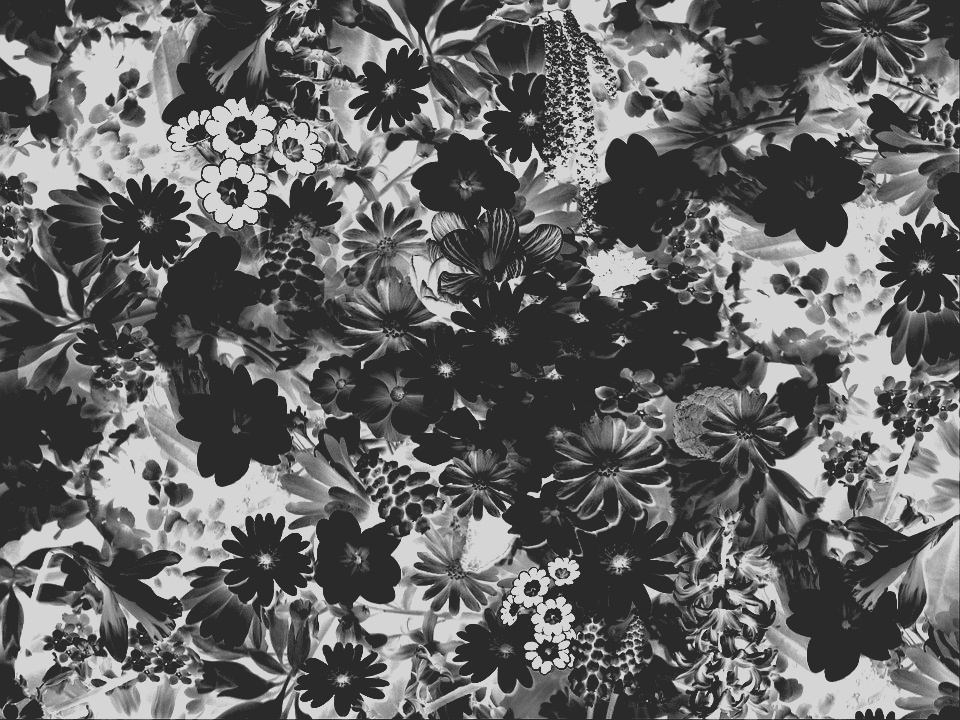
#> input picture Assignment1/enhancement/flower.jpg, 960 x 720 px, found by its file name
$ python Enhancement.py
#> lines starting #> are read from the running program, lines starting #| are printed output that depends on the picture
import cv2
import matplotlib.pyplot as plt
import os

# Function to apply enhancement to the image and save it
def apply_enhancement_and_save(input_folder, image_filename, output_folder):
    # Load the image
#> called with input_folder = 'images', image_filename = 'flower.jpg', output_folder = 'enhancement'
    image = cv2.imread(os.path.join(input_folder, image_filename))
#> image is the input picture: shape (720, 960, 3); min 32, max 223, mean 100.6

    # Convert the image to grayscale
    grayscale_img = cv2.cvtColor(image, cv2.COLOR_BGR2GRAY)

    L = 256

    # Enhance the image
    for i in range(len(grayscale_img)):
        for j in range(len(grayscale_img[0])):
            if grayscale_img[i][j] <= L / 3:
                grayscale_img[i][j] = 5 * L / 6
            elif grayscale_img[i][j] <= 2 * L / 3:
                grayscale_img[i][j] = (-2 * grayscale_img[i][j]) + 384
            else:
                grayscale_img[i][j] = L / 6
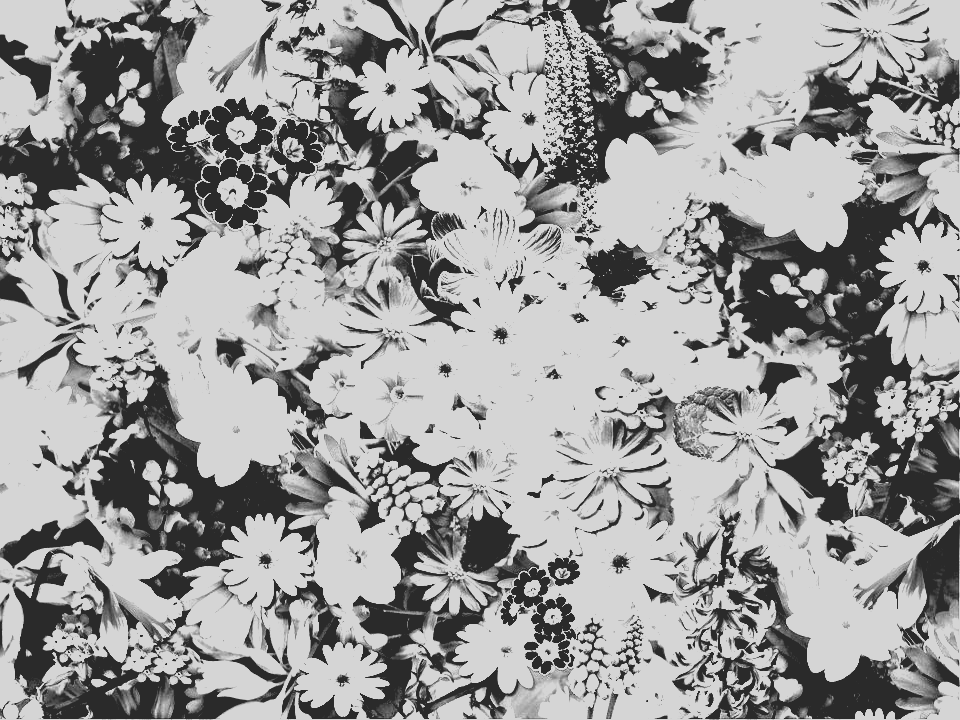
#> grayscale_img: shape (720, 960); min 42, max 213, mean 157

    # Generate the output path
    output_path = os.path.join(output_folder, image_filename)

    # Save the enhanced image
    cv2.imwrite(output_path, grayscale_img)

    return grayscale_img

# Define the input and output folders
input_folder = 'images'
output_folder = 'enhancement'

# Create the output folder if it doesn't exist
os.makedirs(output_folder, exist_ok=True)

# List of image filenames to process
image_filenames = ["flower.jpg", "traffic.jpg", "tram.jpg"]

# Process and display each image
for image_filename in image_filenames:
    # Apply enhancement and save the image
    enhanced_image = apply_enhancement_and_save(input_folder, image_filename, output_folder)

    # Create a subplot for original and enhanced images
    fig, axes = plt.subplots(1, 2, figsize=(15, 5))

    # Plot the original image
    original_image = cv2.imread(os.path.join(input_folder, image_filename))
    original_image_rgb = cv2.cvtColor(original_image, cv2.COLOR_BGR2RGB)
    axes[0].imshow(original_image_rgb)
    axes[0].set_title("Original Image")
    axes[0].axis('off')

    # Plot the enhanced image
    enhanced_image = cv2.imread(os.path.join(output_folder, image_filename), cv2.IMREAD_GRAYSCALE)
#> enhanced_image: shape (720, 960); min 33, max 222, mean 157
    axes[1].imshow(enhanced_image, cmap='gray')
    axes[1].set_title("Enhanced Image")
    axes[1].axis('off')

    plt.show()
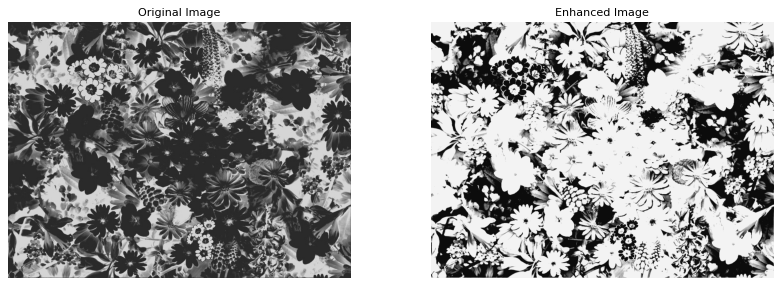
#> figure drawn by matplotlib, 2 panels
#> pass 2 of the loop `for image_filename in image_filenames:`:
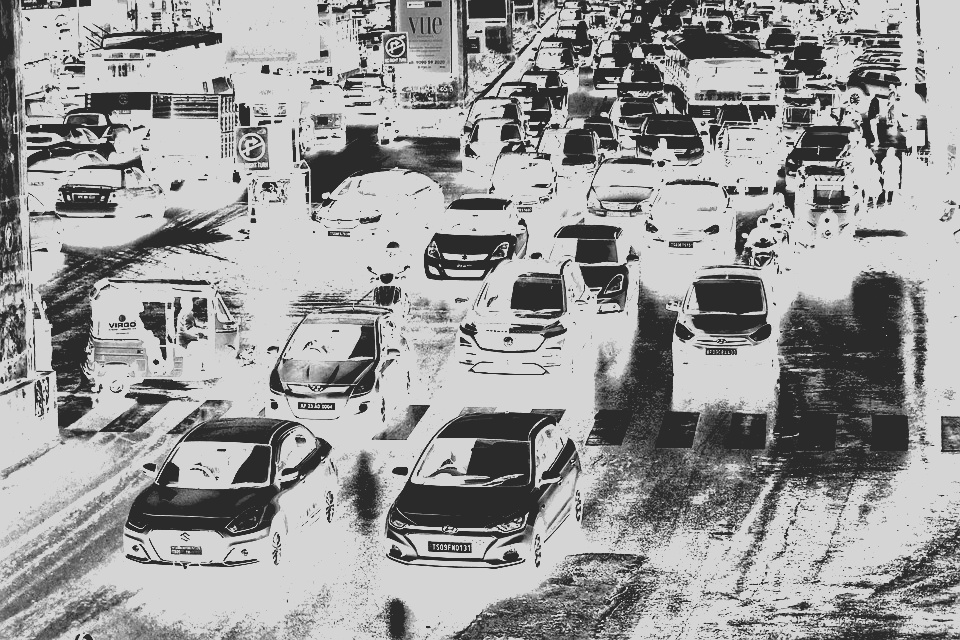
#> input picture Assignment1/enhancement/traffic.jpg, 960 x 640 px, found by its file name
#> in apply_enhancement_and_save, image is the input picture: shape (640, 960, 3); min 33, max 223, mean 154
#> after the loop in apply_enhancement_and_save (call 2), `for i in range(len(grayscale_img)):`:
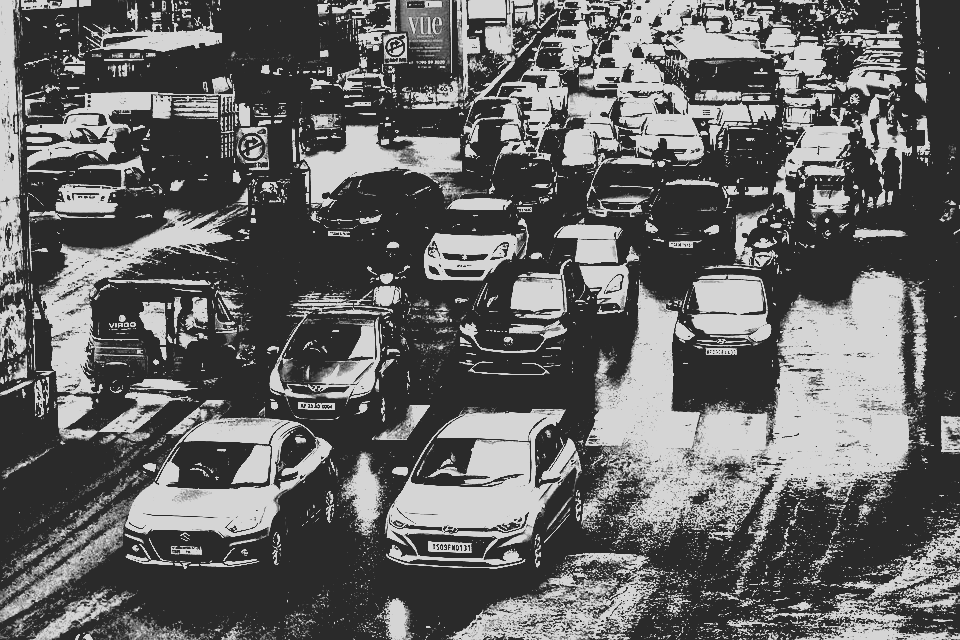
#> grayscale_img: shape (640, 960); min 42, max 213, mean 101.2
#> enhanced_image: shape (640, 960)
#> `plt.show()`:
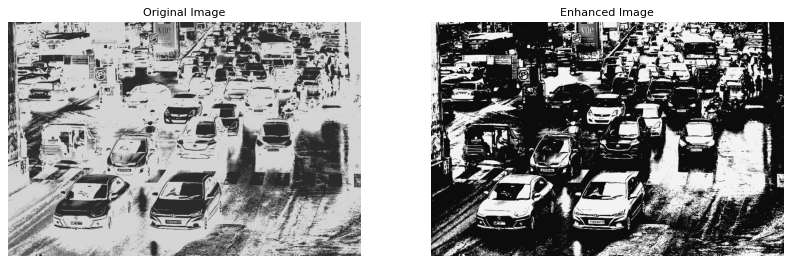
#> figure drawn by matplotlib, 2 panels
#> pass 3 of the loop `for image_filename in image_filenames:`:
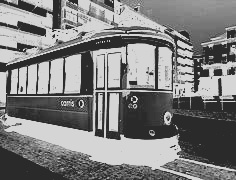
#> input picture Assignment1/enhancement/tram.jpg, 236 x 180 px, found by its file name
#> in apply_enhancement_and_save, image is the input picture: shape (180, 236, 3); min 34, max 220, mean 127.3
#> after the loop in apply_enhancement_and_save (call 3), `for i in range(len(grayscale_img)):`:
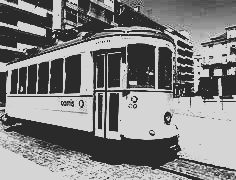
#> grayscale_img: shape (180, 236); min 42, max 213, mean 130.1
#> enhanced_image: shape (180, 236)
#> `plt.show()`:
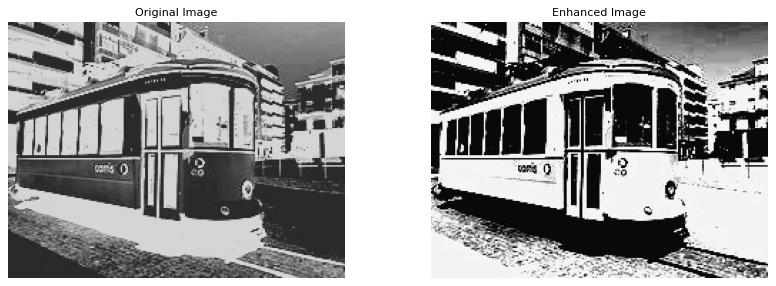
#> figure drawn by matplotlib, 2 panels
